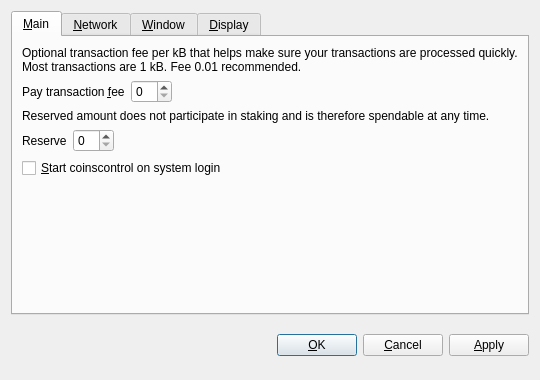
<?xml version="1.0" encoding="UTF-8"?>
<ui version="4.0">
 <class>OptionsDialog</class>
 <widget class="QDialog" name="OptionsDialog">
  <property name="geometry">
   <rect>
    <x>0</x>
    <y>0</y>
    <width>540</width>
    <height>380</height>
   </rect>
  </property>
  <property name="windowTitle">
   <string>Options</string>
  </property>
  <property name="modal">
   <bool>true</bool>
  </property>
  <layout class="QVBoxLayout" name="verticalLayout">
   <item>
    <widget class="QTabWidget" name="tabWidget">
     <property name="tabPosition">
      <enum>QTabWidget::North</enum>
     </property>
     <property name="currentIndex">
      <number>0</number>
     </property>
     <widget class="QWidget" name="tabMain">
      <attribute name="title">
       <string>&amp;Main</string>
      </attribute>
      <layout class="QVBoxLayout" name="verticalLayout_Main">
       <item>
        <widget class="QLabel" name="transactionFeeInfoLabel">
         <property name="text">
          <string>Optional transaction fee per kB that helps make sure your transactions are processed quickly. Most transactions are 1 kB. Fee 0.01 recommended.</string>
         </property>
         <property name="textFormat">
          <enum>Qt::PlainText</enum>
         </property>
         <property name="wordWrap">
          <bool>true</bool>
         </property>
        </widget>
       </item>
       <item>
        <layout class="QHBoxLayout" name="horizontalLayoutFee">
         <item>
          <widget class="QLabel" name="transactionFeeLabel">
           <property name="text">
            <string>Pay transaction &amp;fee</string>
           </property>
           <property name="textFormat">
            <enum>Qt::PlainText</enum>
           </property>
           <property name="buddy">
            <cstring>transactionFee</cstring>
           </property>
          </widget>
         </item>
         <item>
          <widget class="BitcoinAmountField" name="transactionFee"/>
         </item>
         <item>
          <spacer name="horizontalSpacerFee">
           <property name="orientation">
            <enum>Qt::Horizontal</enum>
           </property>
           <property name="sizeHint" stdset="0">
            <size>
             <width>40</width>
             <height>20</height>
            </size>
           </property>
          </spacer>
         </item>
        </layout>
       </item>
       <item>
        <widget class="QLabel" name="reserveBalanceInfoLabel">
         <property name="text">
          <string>Reserved amount does not participate in staking and is therefore spendable at any time.</string>
         </property>
         <property name="textFormat">
          <enum>Qt::PlainText</enum>
         </property>
         <property name="wordWrap">
          <bool>true</bool>
         </property>
        </widget>
       </item>
       <item>
        <layout class="QHBoxLayout" name="horizontalLayoutReserveBalance">
         <item>
          <widget class="QLabel" name="reserveBalanceLabel">
           <property name="text">
            <string>Reserve</string>
           </property>
           <property name="textFormat">
            <enum>Qt::PlainText</enum>
           </property>
           <property name="buddy">
            <cstring>reserveBalance</cstring>
           </property>
          </widget>
         </item>
         <item>
          <widget class="BitcoinAmountField" name="reserveBalance"/>
         </item>
         <item>
          <spacer name="horizontalSpacerReserveBalance">
           <property name="orientation">
            <enum>Qt::Horizontal</enum>
           </property>
           <property name="sizeHint" stdset="0">
            <size>
             <width>40</width>
             <height>20</height>
            </size>
           </property>
          </spacer>
         </item>
        </layout>
       </item>
       <item>
        <widget class="QCheckBox" name="bitcoinAtStartup">
         <property name="toolTip">
          <string>Automatically start coinscontrol after logging in to the system.</string>
         </property>
         <property name="text">
          <string>&amp;Start coinscontrol on system login</string>
         </property>
        </widget>
       </item>
       <item>
        <spacer name="verticalSpacer_Main">
         <property name="orientation">
          <enum>Qt::Vertical</enum>
         </property>
         <property name="sizeHint" stdset="0">
          <size>
           <width>20</width>
           <height>40</height>
          </size>
         </property>
        </spacer>
       </item>
      </layout>
     </widget>
     <widget class="QWidget" name="tabNetwork">
      <attribute name="title">
       <string>&amp;Network</string>
      </attribute>
      <layout class="QVBoxLayout" name="verticalLayout_Network">
       <item>
        <widget class="QCheckBox" name="mapPortUpnp">
         <property name="toolTip">
          <string>Automatically open the coinscontrol client port on the router. This only works when your router supports UPnP and it is enabled.</string>
         </property>
         <property name="text">
          <string>Map port using &amp;UPnP</string>
         </property>
        </widget>
       </item>
       <item>
        <widget class="QCheckBox" name="connectSocks">
         <property name="toolTip">
          <string>Connect to the coinscontrol network through a SOCKS proxy (e.g. when connecting through Tor).</string>
         </property>
         <property name="text">
          <string>&amp;Connect through SOCKS proxy:</string>
         </property>
        </widget>
       </item>
       <item>
        <layout class="QHBoxLayout" name="horizontalLayout_Network">
         <item>
          <widget class="QLabel" name="proxyIpLabel">
           <property name="text">
            <string>Proxy &amp;IP:</string>
           </property>
           <property name="textFormat">
            <enum>Qt::PlainText</enum>
           </property>
           <property name="buddy">
            <cstring>proxyIp</cstring>
           </property>
          </widget>
         </item>
         <item>
          <widget class="QValidatedLineEdit" name="proxyIp">
           <property name="maximumSize">
            <size>
             <width>140</width>
             <height>16777215</height>
            </size>
           </property>
           <property name="toolTip">
            <string>IP address of the proxy (e.g. 127.0.0.1)</string>
           </property>
          </widget>
         </item>
         <item>
          <widget class="QLabel" name="proxyPortLabel">
           <property name="text">
            <string>&amp;Port:</string>
           </property>
           <property name="textFormat">
            <enum>Qt::PlainText</enum>
           </property>
           <property name="buddy">
            <cstring>proxyPort</cstring>
           </property>
          </widget>
         </item>
         <item>
          <widget class="QLineEdit" name="proxyPort">
           <property name="maximumSize">
            <size>
             <width>55</width>
             <height>16777215</height>
            </size>
           </property>
           <property name="toolTip">
            <string>Port of the proxy (e.g. 9050)</string>
           </property>
          </widget>
         </item>
         <item>
          <widget class="QLabel" name="socksVersionLabel">
           <property name="text">
            <string>SOCKS &amp;Version:</string>
           </property>
           <property name="textFormat">
            <enum>Qt::PlainText</enum>
           </property>
           <property name="buddy">
            <cstring>socksVersion</cstring>
           </property>
          </widget>
         </item>
         <item>
          <widget class="QValueComboBox" name="socksVersion">
           <property name="toolTip">
            <string>SOCKS version of the proxy (e.g. 5)</string>
           </property>
          </widget>
         </item>
         <item>
          <spacer name="horizontalSpacer_Network">
           <property name="orientation">
            <enum>Qt::Horizontal</enum>
           </property>
           <property name="sizeHint" stdset="0">
            <size>
             <width>40</width>
             <height>20</height>
            </size>
           </property>
          </spacer>
         </item>
        </layout>
       </item>
       <item>
        <spacer name="verticalSpacer_Network">
         <property name="orientation">
          <enum>Qt::Vertical</enum>
         </property>
         <property name="sizeHint" stdset="0">
          <size>
           <width>20</width>
           <height>40</height>
          </size>
         </property>
        </spacer>
       </item>
      </layout>
     </widget>
     <widget class="QWidget" name="tabWindow">
      <attribute name="title">
       <string>&amp;Window</string>
      </attribute>
      <layout class="QVBoxLayout" name="verticalLayout_Window">
       <item>
        <widget class="QCheckBox" name="minimizeToTray">
         <property name="toolTip">
          <string>Show only a tray icon after minimizing the window.</string>
         </property>
         <property name="text">
          <string>&amp;Minimize to the tray instead of the taskbar</string>
         </property>
        </widget>
       </item>
       <item>
        <widget class="QCheckBox" name="minimizeOnClose">
         <property name="toolTip">
          <string>Minimize instead of exit the application when the window is closed. When this option is enabled, the application will be closed only after selecting Quit in the menu.</string>
         </property>
         <property name="text">
          <string>M&amp;inimize on close</string>
         </property>
        </widget>
       </item>
       <item>
        <spacer name="verticalSpacer_Window">
         <property name="orientation">
          <enum>Qt::Vertical</enum>
         </property>
         <property name="sizeHint" stdset="0">
          <size>
           <width>20</width>
           <height>40</height>
          </size>
         </property>
        </spacer>
       </item>
      </layout>
     </widget>
     <widget class="QWidget" name="tabDisplay">
      <attribute name="title">
       <string>&amp;Display</string>
      </attribute>
      <layout class="QVBoxLayout" name="verticalLayout_Display">
       <item>
        <layout class="QHBoxLayout" name="horizontalLayout_1_Display">
         <item>
          <widget class="QLabel" name="langLabel">
           <property name="text">
            <string>User Interface &amp;language:</string>
           </property>
           <property name="textFormat">
            <enum>Qt::PlainText</enum>
           </property>
           <property name="buddy">
            <cstring>lang</cstring>
           </property>
          </widget>
         </item>
         <item>
          <widget class="QValueComboBox" name="lang">
           <property name="toolTip">
            <string>The user interface language can be set here. This setting will take effect after restarting coinscontrol.</string>
           </property>
          </widget>
         </item>
        </layout>
       </item>
       <item>
        <layout class="QHBoxLayout" name="horizontalLayout_2_Display">
         <item>
          <widget class="QLabel" name="unitLabel">
           <property name="text">
            <string>&amp;Unit to show amounts in:</string>
           </property>
           <property name="textFormat">
            <enum>Qt::PlainText</enum>
           </property>
           <property name="buddy">
            <cstring>unit</cstring>
           </property>
          </widget>
         </item>
         <item>
          <widget class="QValueComboBox" name="unit">
           <property name="toolTip">
            <string>Choose the default subdivision unit to show in the interface and when sending coins.</string>
           </property>
          </widget>
         </item>
        </layout>
       </item>
       <item>
        <widget class="QCheckBox" name="displayAddresses">
         <property name="toolTip">
          <string>Whether to show coinscontrol addresses in the transaction list or not.</string>
         </property>
         <property name="text">
          <string>&amp;Display addresses in transaction list</string>
         </property>
        </widget>
       </item>
       <item>
        <widget class="QCheckBox" name="coinControlFeatures">
         <property name="toolTip">
          <string>Whether to show coin control features or not.</string>
         </property>
         <property name="text">
          <string>Display coin &amp;control features (experts only!)</string>
         </property>
        </widget>
       </item>
       <item>
        <spacer name="verticalSpacer_Display">
         <property name="orientation">
          <enum>Qt::Vertical</enum>
         </property>
         <property name="sizeHint" stdset="0">
          <size>
           <width>20</width>
           <height>40</height>
          </size>
         </property>
        </spacer>
       </item>
      </layout>
     </widget>
    </widget>
   </item>
   <item>
    <layout class="QHBoxLayout" name="horizontalLayout_Buttons">
     <item>
      <spacer name="horizontalSpacer_1">
       <property name="orientation">
        <enum>Qt::Horizontal</enum>
       </property>
       <property name="sizeHint" stdset="0">
        <size>
         <width>40</width>
         <height>48</height>
        </size>
       </property>
      </spacer>
     </item>
     <item>
      <widget class="QLabel" name="statusLabel">
       <property name="font">
        <font>
         <weight>75</weight>
         <bold>true</bold>
        </font>
       </property>
       <property name="text">
        <string/>
       </property>
       <property name="textFormat">
        <enum>Qt::PlainText</enum>
       </property>
       <property name="wordWrap">
        <bool>true</bool>
       </property>
      </widget>
     </item>
     <item>
      <spacer name="horizontalSpacer_2">
       <property name="orientation">
        <enum>Qt::Horizontal</enum>
       </property>
       <property name="sizeHint" stdset="0">
        <size>
         <width>40</width>
         <height>48</height>
        </size>
       </property>
      </spacer>
     </item>
     <item>
      <widget class="QPushButton" name="okButton">
       <property name="text">
        <string>&amp;OK</string>
       </property>
      </widget>
     </item>
     <item>
      <widget class="QPushButton" name="cancelButton">
       <property name="text">
        <string>&amp;Cancel</string>
       </property>
       <property name="autoDefault">
        <bool>false</bool>
       </property>
      </widget>
     </item>
     <item>
      <widget class="QPushButton" name="applyButton">
       <property name="text">
        <string>&amp;Apply</string>
       </property>
       <property name="autoDefault">
        <bool>false</bool>
       </property>
      </widget>
     </item>
    </layout>
   </item>
  </layout>
 </widget>
 <customwidgets>
  <customwidget>
   <class>BitcoinAmountField</class>
   <extends>QSpinBox</extends>
   <header>bitcoinamountfield.h</header>
  </customwidget>
  <customwidget>
   <class>QValueComboBox</class>
   <extends>QComboBox</extends>
   <header>qvaluecombobox.h</header>
  </customwidget>
  <customwidget>
   <class>QValidatedLineEdit</class>
   <extends>QLineEdit</extends>
   <header>qvalidatedlineedit.h</header>
  </customwidget>
 </customwidgets>
 <resources/>
 <connections/>
</ui>
